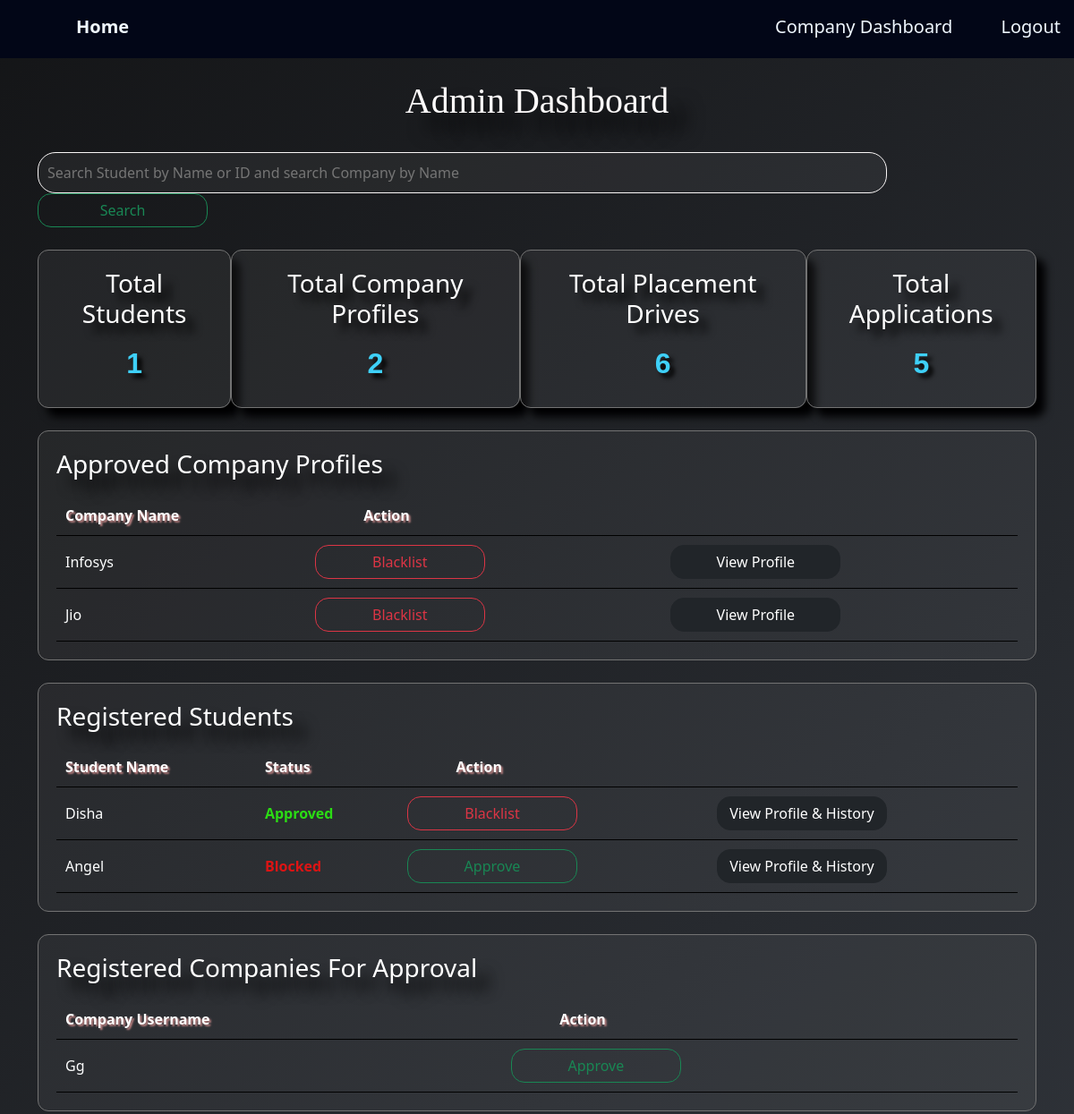
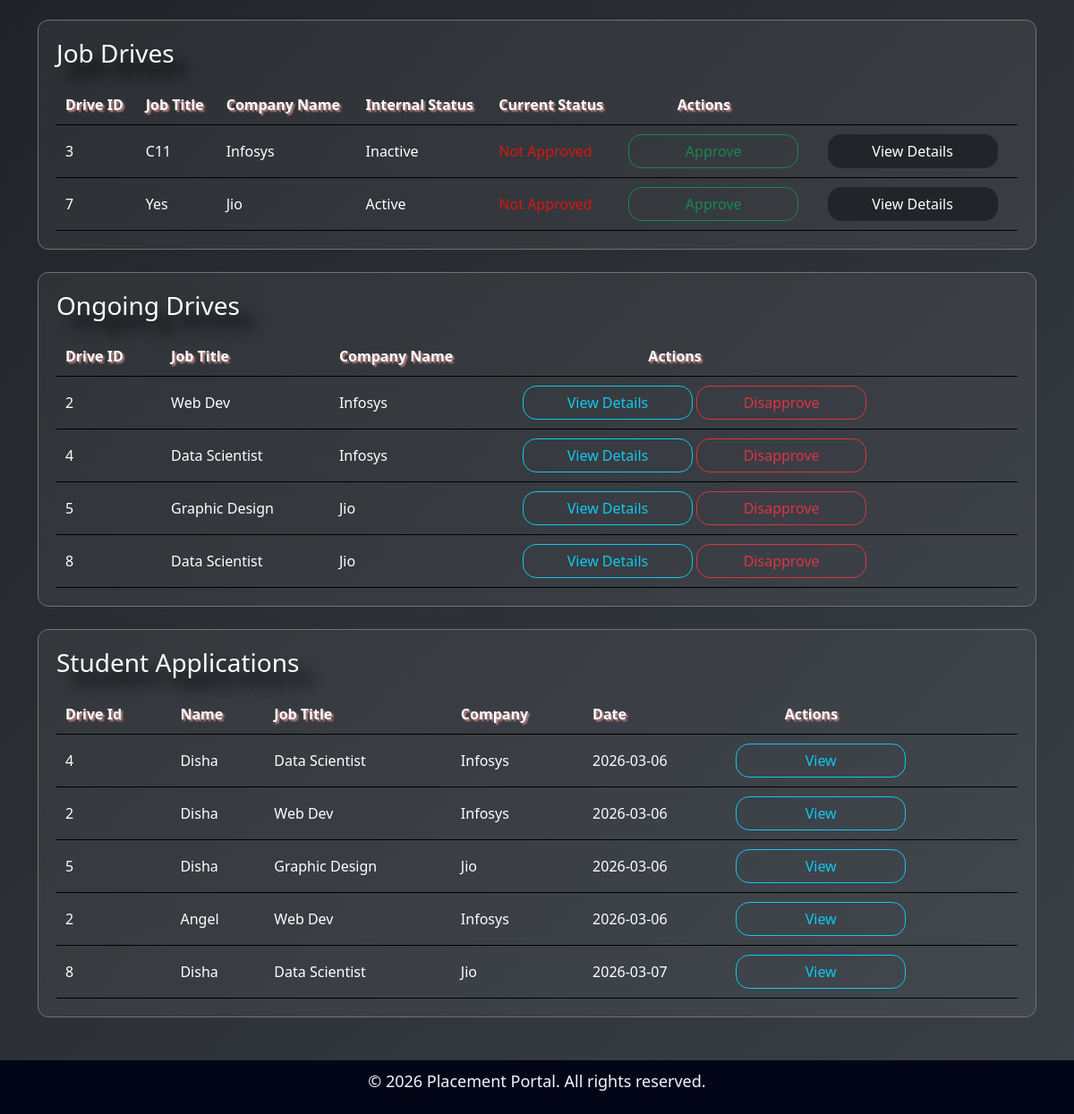
Page /admindash (signed in) on the earlier database version (2 pictures, top to bottom).
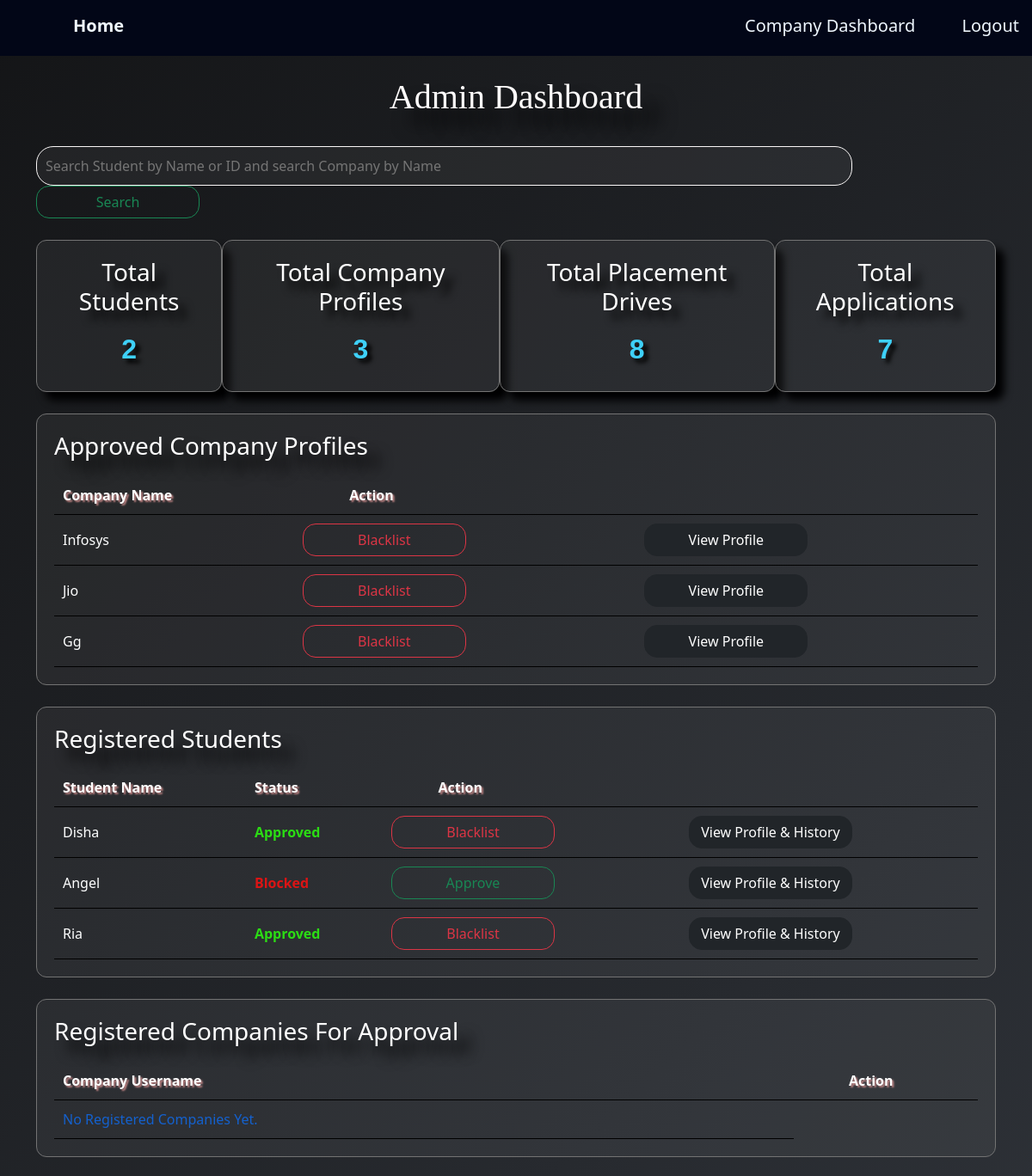
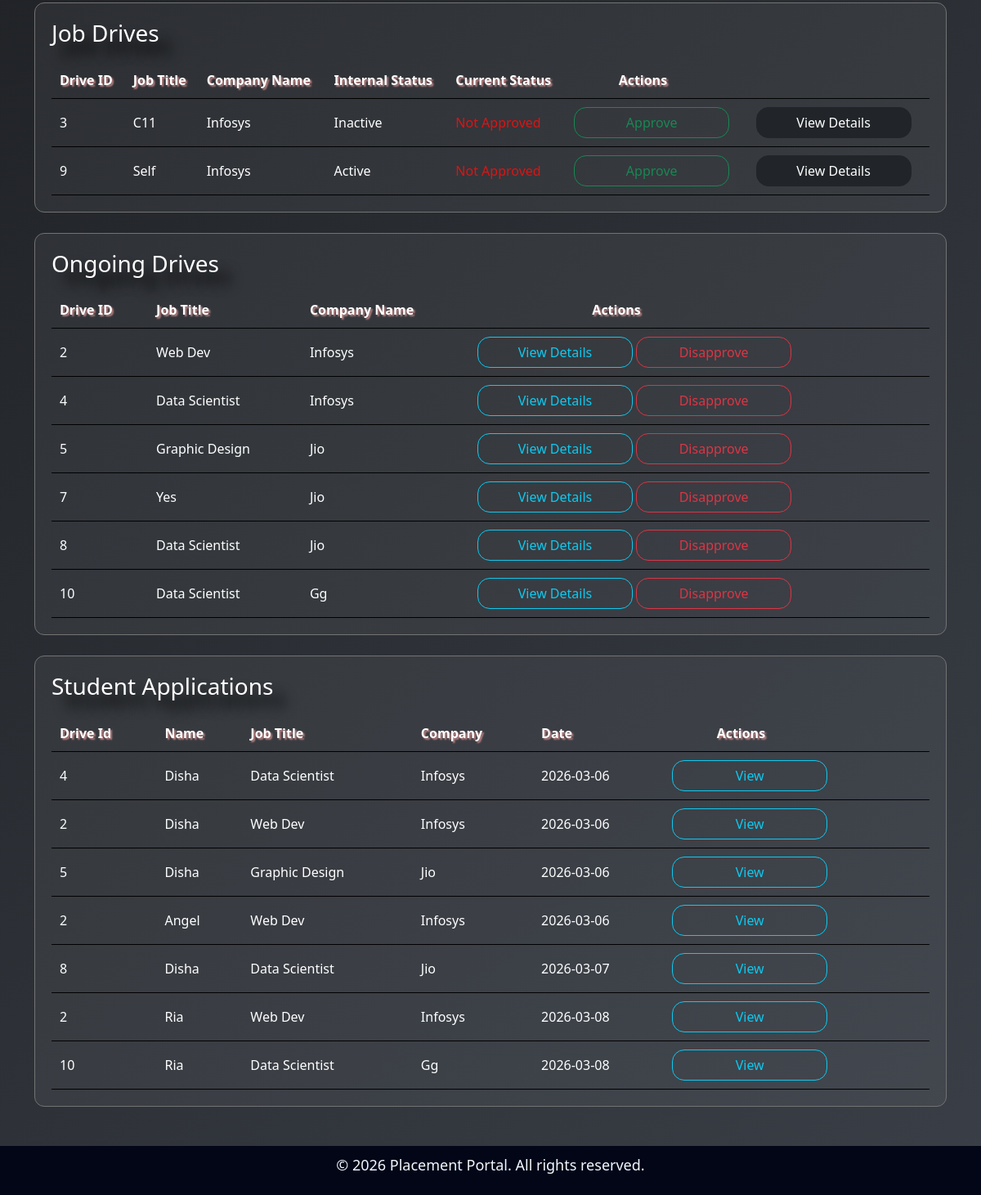
Same page on the later database version (2 pictures, top to bottom).
### application/models.py (models this page shows)
class Companyprofile(db.Model):
    id = db.Column(db.Integer, primary_key=True)
    user_id = db.Column(db.Integer, db.ForeignKey('user.id'), unique=True, nullable=False)
    company_name = db.Column(db.String(150), nullable=False)
    hr_contact = db.Column(db.String(150), nullable=False)
    website = db.Column(db.String(150), nullable=False)
    location = db.Column(db.String(150), nullable=False)
    user = db.relationship('User', back_populates='company_profile')
    drives = db.relationship('Placementdrive', back_populates='company',cascade="all, delete")

class Studentprofile(db.Model):
    id = db.Column(db.Integer, primary_key=True)
    user_id = db.Column(db.Integer, db.ForeignKey('user.id'), unique=True, nullable=False)
    student_name = db.Column(db.String(50), nullable=False)
    department = db.Column(db.String(150), nullable=False)
    cgpa = db.Column(db.Float, nullable=False)
    resume = db.Column(db.String(500))
    user = db.relationship('User', back_populates='student_profile')
    applications = db.relationship('Application', back_populates='student',cascade="all, delete")

class User(db.Model):
    id = db.Column(db.Integer, primary_key=True)
    username = db.Column(db.String(150), unique=True, nullable=False)
    email = db.Column(db.String(150), unique=True, nullable=False)
    password = db.Column(db.String(150), nullable=False)
    role = db.Column(db.String(50), nullable=False)  # admin/company/ student
    is_approved = db.Column(db.Boolean, default=False)
    created_at = db.Column(db.DateTime, default=datetime.utcnow)
    student_profile = db.relationship('Studentprofile', back_populates='user',uselist=False, cascade="all, delete")
    company_profile = db.relationship('Companyprofile', back_populates='user',uselist=False, cascade="all, delete")

class Placementdrive(db.Model):
    id = db.Column(db.Integer, primary_key=True)
    company_id = db.Column(db.Integer, db.ForeignKey('companyprofile.id'), nullable=False)
    job_title = db.Column(db.String(150), nullable=False)
    job_description = db.Column(db.Text(500), nullable=False)
    salary= db.Column(db.String(50), nullable=False)
    is_approved = db.Column(db.Boolean, default=False)
    is_closed = db.Column(db.Boolean, default=False)
    company = db.relationship('Companyprofile', back_populates='drives')
    applications = db.relationship('Application', back_populates='drive',cascade="all, delete")

class Application(db.Model):
    id = db.Column(db.Integer, primary_key=True)
    student_id = db.Column(db.Integer, db.ForeignKey('studentprofile.id'), nullable=False)
    drive_id = db.Column(db.Integer, db.ForeignKey('placementdrive.id'), nullable=False)
    application_date = db.Column(db.DateTime, default=datetime.utcnow)
    status = db.Column(db.String(50), default='Applied')  #Applied/Shortlist/ Selectad/Reject
    student = db.relationship('Studentprofile', back_populates='applications')
    drive = db.relationship('Placementdrive', back_populates='applications')

### application/controllers.py (the view, shortened to what this page needs)
@app.route('/admindash',methods=['GET','POST'])
def admindash():
   if 'user_id' not in session:
      return redirect(url_for('login'))
   registered_companies = Companyprofile.query.join(User).filter(User.is_approved==True).all()
   registered_students = Studentprofile.query.join(User).all()
   approval_companies = User.query.filter_by(role='company', is_approved=False).all()
   job_drives = Placementdrive.query.filter_by(is_approved=False).all()
   ongoing_drives = Placementdrive.query.filter_by(is_approved=True).all()
   apps = Application.query.all()
   total_students = Studentprofile.query.join(User).filter(User.is_approved==True).count()
   total_companies = Companyprofile.query.join(User).filter(User.is_approved==True).count()
   total_drives = Placementdrive.query.count()
   total_apps = Application.query.count()
   search = request.args.get('search')
   return render_template('admindash.html',
                          registered_companies=registered_companies,
                          registered_students=registered_students,
                          approval_companies=approval_companies,
                          job_drives=job_drives,
                          ongoing_drives=ongoing_drives,
                          apps=apps,
                          total_students=total_students,
                          total_companies=total_companies,
                          total_drives=total_drives,
                          total_apps=total_apps)

### templates/admindash.html (shortened to what this page needs)
{% extends "base.html" %}
{% block content %}
<div  class="container">
  <h1>Admin Dashboard</h1>
  <div>
    <form method="GET" action="{{url_for('admindash')}}">
      <input class="bar" type="text" name="search" placeholder="Search Student by Name or ID and search Company by Name">
      <button class="btn btn-outline-success">Search</button>
  </form>
  </div>
  <div style="display:flex;">
    <div class="s-card">
      <h3>Total Students</h3>
      <p>{{ total_students }}</p>
</div>
<div class="s-card">
  <h3>Total Company Profiles</h3>
  <p>{{ total_companies }}</p>
</div>
<div class="s-card">
  <h3>Total Placement Drives</h3>
  <p>{{ total_drives }}</p>
</div>
<div class="s-card">
  <h3>Total Applications</h3>
  <p>{{ total_apps }}</p>
</div>
  </div>
   <div class="card">
    <h3>Approved Company Profiles</h3>
      <table>
  <thead>
    <tr>
        <th>Company Name</th>
        <th style="padding-left: 6%;">Action</th>
        <th></th>
    </tr>
  </thead>
  <tbody>
    {% if registered_companies %}
      {% for company in registered_companies %}
    <tr>
      <td>{{company.company_name}}</td>
      <td><a href="{{url_for('company_blacklist', company_id=company.user_id)}}" class="btn btn-outline-danger">Blacklist</a></td>
      <td>
        <a href="{{url_for('whole_company_profile', company_id=company.id)}}" class="btn btn-dark">view Profile</a>
      </td>
    </tr>
   {% endfor %}
    {% else %}
  <tr>
   <td style="color:#1461ce;">No Approved companies yet.</td>
   </tr>
  {% endif %}
  </tbody>
</table>
   </div>
    <div class="card">
      <h3>Registered Students</h3>
      <table>
  <thead>
    <th>Student Name</th>
    <th>Status</th>
    <th style="padding-left: 6%;">Action</th>
    <th></th>
  </thead>
  <tbody>
  {% if registered_students %}
      {% for student in registered_students %}
    <tr>
      <td>{{student.student_name}}</td>
      <td>
        {% if student.user.is_approved == True %}
          <span style="color: rgb(43, 220, 20); font-weight: bold;">Approved</span>
        {% else %}
          <span style="color: rgb(220, 20, 20); font-weight: bold;">Blocked</span>
        {% endif %}
        </td>
      <td>
      {% if student.user.is_approved == True %}
        <a href="{{url_for('student_blacklist', student_id=student.user.id)}}" class="btn btn-outline-danger">Blacklist</a>
      {% else %}
        <a href="{{url_for('student_approve', student_id=student.user.id)}}" class="btn btn-outline-success">Approve</a>
      {% endif %}
      </td>
      <td>
        <a href="{{url_for('whole_student_profile', student_id=student.id)}}" class="btn btn-dark">view Profile & History</a>
      </td>
   </tr>
   {% endfor %}
    {% else %}
  <tr>
   <td style="color:#1461ce;">No registered students yet.</td>
   </tr>
  {% endif %}
  </tbody>
</table>
   </div>
   <div class="card">
    <h3>Registered Companies For Approval</h3>
      <table>
  <thead>
    <th>Company Username</th>
    <th style="padding-left: 6%;">Action</th>
  </thead>
  <tbody>
  {% if approval_companies %}
    {% for approval in approval_companies %}
    <tr>
      <td>{{approval.username}}</td>
      <td><a href="{{url_for('company_approve', company_id=approval.id)}}" class="btn btn-outline-success">Approve</a></td>
   </tr>
 {% endfor %}
    {% else %}
  <tr>
   <td style="color:#1461ce;">No registered companies yet.</td>
   </tr>
  {% endif %}
  </tbody>
</table>
   </div>
      <div class="card">
    <h3>Job Drives</h3>
      <table>
  <thead>
    <tr>
      <th>Drive ID</th>
      <th>Job Title</th>
      <th>Company Name</th>
      <th>Internal Status</th>
      <th>Current Status</th>
      <th style="padding-left: 6%;">Actions</th>
      <th></th>
    </tr>
  </thead>
  <tbody>
  {% if job_drives %}
    {% for job in job_drives %}
    <tr>
      <td>{{job.id}}</td>
      <td>{{job.job_title}}</td>
      <td>{{job.company.company_name}}</td>
      <td>
        {% if job.is_closed == True %}
            <span>Inactive</span>
        {% else %}
            <span>Active</span>
        {% endif %}
      </td>
      <td>
        <span style="color: rgb(220, 20, 20);">Not Approved</span>
      </td>
      <td>
        <a href="{{url_for('drive_approve', drive_id=job.id)}}" class="btn btn-outline-success">Approve</a>
      </td>
      <td>
        <a href="{{url_for('admin_view_com', drive_id=job.id)}}" class="btn btn-dark">view details</a>
      </td>
    </tr>
 {% endfor %}
    {% else %}
  <tr>
   <td style="color:#1461ce;">No Pending Drives.</td>
   </tr>
  {% endif %}
  </tbody>
</table>
   </div>
   <div class="card">
    <h3>Ongoing Drives</h3>
      <table>
  <thead>
    <tr>
      <th>Drive ID</th>
      <th>Job Title</th>
      <th>Company Name</th>
      <th style="padding-left: 14%;">Actions</th>
    </tr>
  </thead>
  <tbody>
  {% if ongoing_drives %}
    {% for job in ongoing_drives %}
    <tr>
      <td>{{job.id}}</td>
      <td>{{job.job_title}}</td>
      <td>{{job.company.company_name}}</td>
      <td><a href="{{url_for('admin_view_com', drive_id=job.id)}}" class="btn btn-outline-info">view details</a>
          <a href="{{url_for('drive_disapprove', drive_id=job.id)}}" class="btn btn-outline-danger">Disapprove</a>
    </tr>
 {% endfor %}
    {% else %}
  <tr>
   <td style="color:#1461ce;">No Approved Drives.</td>
   </tr>
  {% endif %}
  </tbody>
</table>
   </div>
   <div class="card">
    <h3>Student Applications</h3>
      <table>
  <thead>
    <tr>
      <th>Drive Id</th>
      <th>Name</th>
      <th>Job Title</th>
      <th>company</th>
      <th>Date</th>
      <th style="padding-left: 6%;">Actions</th>
    </tr>
  </thead>
  <tbody>
    {% if apps %}
      {% for app in apps %}
    <tr>
      <td>{{app.drive_id}}</td>
      <td>{{app.student.student_name}}</td>
      <td>{{app.drive.job_title}}</td>
      <td>{{app.drive.company.company_name}}</td>
      <td>{{app.application_date.date()}}</td>
      <td><a href="{{url_for('admin_mainpageview_student', app_id=app.id)}}" class="btn btn-outline-info">View</a></td>
    </tr>
 {% endfor %}
    {% else %}
  <tr>
   <td style="color:#1461ce;">No Applications yet.</td>
   </tr>
  {% endif %}
  </tbody>
</table>
   </div>
</div>
{% endblock %}

### templates/base.html (shortened to what this page needs)
<!DOCTYPE html>
<html lang="en">
<head>
   <link rel="stylesheet" href="{{ url_for('static', filename='style.css') }}">
   <link href="https://cdn.jsdelivr.net/npm/bootstrap@5.3.7/dist/css/bootstrap.min.css" rel="stylesheet">
</head>
<body>
   <div>
      <nav>
         <div><a href="/"><h5>Home</h5></a></div>
         <div class="nav-right">
    {% if session.get("role") == "admin" %}
        <a href="/admindash">Admin Dashboard</a>
        <a href="/logout">Logout</a>
    {% elif session.get("role") == "student" %}
        <a href="/studentdash">Student Dashboard</a>
        <a href="{{url_for('student_history')}}">History</a>
        <a href="/logout">Logout</a>
    {% elif session.get("role") == "company" %}
        <a href="/companydash">Company Dashboard</a>
        <a href="/logout">Logout</a>
    {% else %}
        <a href="/login">Login</a>
        <a href="/registeration">Register</a>
    {% endif %}
         </div>
      </nav>
   </div>
      <br>
      {% block content %}
      {% endblock %}
   <div>
      <br><br>
      <footer>
         <p>&copy; 2026 Placement Portal. All rights reserved.</p>
      </footer>
   </div>
</body>
</html>

### static/style.css (style rules this page uses)
* { box-sizing: border-box; margin: 0; font-family: Playfair Display, 10px; }

### templates/base.html (style rules this page uses)
body { background: linear-gradient(135deg, #232428, #3a3f47); color: #fcfcfc; }
nav { display: flex; background-color: #020617; padding: 15px; }
nav h5 { color: aliceblue; display: inline-block; font-size: 20px; margin-left: 20px; font-weight: bold; }
.nav-right { margin-left: auto; }
nav a { color: aliceblue; text-decoration: none; font-size: 20px; margin-left: 50px; }
footer { background-color: #020617; color:aliceblue; font-size: large; text-align: center; padding: 10px; height: 60px; width: 100%; }

### templates/admindash.html (style rules this page uses)
body { margin: 0; background: linear-gradient(135deg, #141517, #3a3f47); color: #e2e8f0; }
.container { width: 95%; margin: auto; }
.card { background:rgba(255,255,255,0.05); border: 1px solid #737373; border-radius: 12px; padding: 20px; margin-top: 25px; }
h1 { text-align: center; color: #fffcfc; text-shadow: 20px 20px 20px#000102 ; font-family: Georgia, 'Times New Roman', Times, serif; }
h3 { color: #ffffff; text-shadow: 15px 15px 15px #000000; }
table { width: 100%; margin-top: 10px; }
th,td { padding: 10px; text-align: left; text-transform: capitalize; border-bottom: 1px solid #000000; color:#feffff }
th { color: #ffffff; text-shadow: 2px 2px 2px #c18585; }
button { width: 190px; }
.bar { background:rgba(255,255,255,0.05); border: 1px solid #f9f6f6; color: #e2e8f0; border-radius: 20px; padding: 10px; margin-top: 25px; width: 85%; }
.btn { width: 190px; border-radius: 15px; }
.s-card { background:rgba(255,255,255,0.05); border: 1px solid #737373; border-radius: 12px; padding: 20px; margin-top: 25px; margin-left: auto; text-align: center; color: #f9f6f6; box-shadow: 10px 10px 10px#000102; }
.s-card h3 { text-shadow: 10px 10px 10px #000000; }
.s-card p { text-shadow: 5px 5px 5px #000000; margin-top: 15px; margin-bottom: 5px; color: #3ed0f8; font-size:xx-large; font-weight: bold; font-family: 'Trebuchet MS', 'Lucida Sans Unicode', 'Lucida Grande', 'Lucida Sans', Arial, sans-serif; }

Differences in the rows shown:
no longer on this page (row edited): User: username "Gg"
added Companyprofile: company_name "Gg"
added Studentprofile: student_name "Ria", shows "Approved"
added Placementdrive: id "9", job_title "Self", company.company_name "Infosys", is_closed "Active", shown under "Job Drives"
changed Placementdrive "Yes": moves from the list under "Job Drives" to the list under "Ongoing Drives"
added Placementdrive: id "10", job_title "Data Scientist", company.company_name "Gg", shown under "Ongoing Drives"
added Application: drive_id "2", student.student_name "Ria", drive.job_title "Web Dev", drive.company.company_name "Infosys", application_date "2026-03-08"
added Application: drive_id "10", student.student_name "Ria", drive.job_title "Data Scientist", drive.company.company_name "Gg", application_date "2026-03-08"
Other differences:
{{ total_students }}: "1" → "2"
{{ total_companies }}: "2" → "3"
{{ total_drives }}: "6" → "8"
{{ total_apps }}: "5" → "7"
text now shown: "No Registered Companies Yet."
